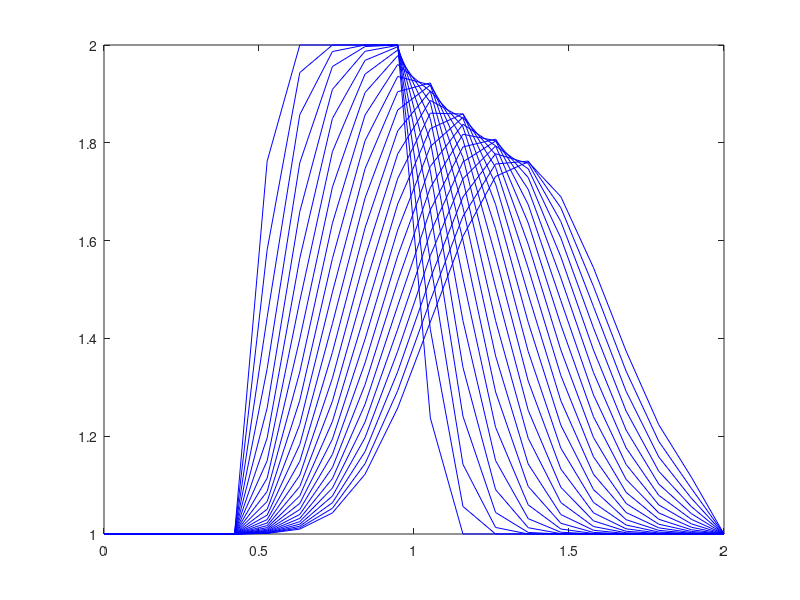

Write MATLAB code to recreate this figure.
%====================ABOUT================================================%
%Numerical solution to transient PDEs
%Author-R Surya Narayan
%MATLAB script to solve the 1-D advection equation
%Method: Upwind, time explicit (second-order accurate in space and first order in time)
%==============================problem setup==============================%
time=25*0.025;%total duration of simulation
length_u=2; %length of the domain
c=1;%wave speed, (m/s)
%===================discretization parameters=============================%
mesh_u=20;%spatial mesh 
mesh_t=25;%temporal mesh-number of time steps
%compute dx dt Co
dt = time/mesh_t;%time advance
du = length_u/(mesh_u-1);%spacing along x
Co =(c*dt/du); %courant number
%========================ICs and BCs======================================%
%declare u(x)
u=ones(mesh_u,1);
%compute x-coordinates
x=linspace(0,length_u,mesh_u);
%set the IC
u(6:10)=2;
%have a look once:
%plot(x,u,'-r');
%========================Solution=========================================%
for i=1:mesh_t
    u_n=u;
    for j=2:(mesh_u-1)
        if (c>0)
            u(j)=u_n(j)-Co*(u_n(j)-u_n(j-1));
        else
            u(j)=u_n(j)-Co*(u_n(j+1)-u_n(j));
        end
    end
    plot(x,u,'-b');
    hold on;
end
hold off;
